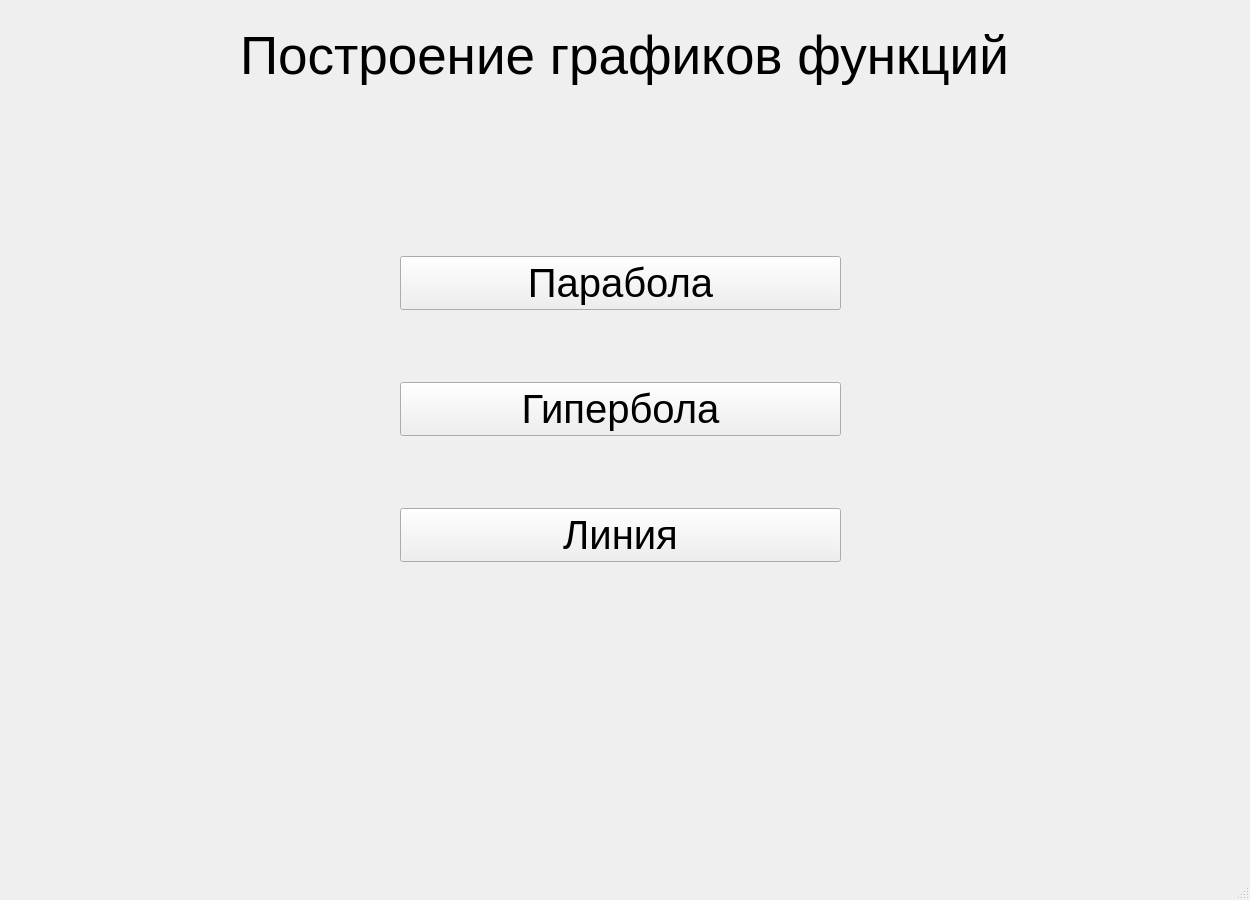
<?xml version="1.0" encoding="UTF-8"?>
<ui version="4.0">
 <class>MainWindow</class>
 <widget class="QMainWindow" name="MainWindow">
  <property name="geometry">
   <rect>
    <x>0</x>
    <y>0</y>
    <width>1250</width>
    <height>900</height>
   </rect>
  </property>
  <property name="windowTitle">
   <string>MainWindow</string>
  </property>
  <widget class="QWidget" name="centralwidget">
   <widget class="QLabel" name="label">
    <property name="geometry">
     <rect>
      <x>240</x>
      <y>20</y>
      <width>781</width>
      <height>71</height>
     </rect>
    </property>
    <property name="font">
     <font>
      <pointsize>40</pointsize>
     </font>
    </property>
    <property name="text">
     <string>Построение графиков функций</string>
    </property>
   </widget>
   <widget class="QWidget" name="">
    <property name="geometry">
     <rect>
      <x>400</x>
      <y>190</y>
      <width>441</width>
      <height>441</height>
     </rect>
    </property>
    <layout class="QVBoxLayout" name="verticalLayout">
     <item>
      <widget class="QPushButton" name="pushButton">
       <property name="font">
        <font>
         <pointsize>30</pointsize>
        </font>
       </property>
       <property name="text">
        <string>Парабола</string>
       </property>
      </widget>
     </item>
     <item>
      <widget class="QPushButton" name="pushButton_2">
       <property name="font">
        <font>
         <pointsize>30</pointsize>
        </font>
       </property>
       <property name="text">
        <string>Гипербола</string>
       </property>
      </widget>
     </item>
     <item>
      <widget class="QPushButton" name="pushButton_3">
       <property name="font">
        <font>
         <pointsize>30</pointsize>
        </font>
       </property>
       <property name="text">
        <string>Линия</string>
       </property>
      </widget>
     </item>
    </layout>
   </widget>
  </widget>
  <widget class="QMenuBar" name="menubar">
   <property name="geometry">
    <rect>
     <x>0</x>
     <y>0</y>
     <width>1250</width>
     <height>21</height>
    </rect>
   </property>
  </widget>
  <widget class="QStatusBar" name="statusbar"/>
 </widget>
 <resources/>
 <connections/>
</ui>
